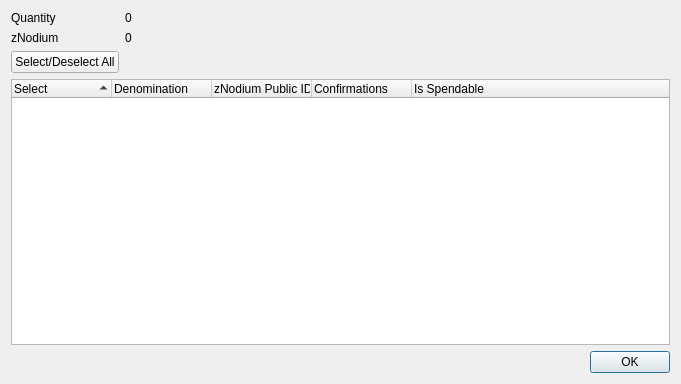
<?xml version="1.0" encoding="UTF-8"?>
<ui version="4.0">
 <class>ZNodiumControlDialog</class>
 <widget class="QDialog" name="ZNodiumControlDialog">
  <property name="geometry">
   <rect>
    <x>0</x>
    <y>0</y>
    <width>681</width>
    <height>384</height>
   </rect>
  </property>
  <property name="minimumSize">
   <size>
    <width>681</width>
    <height>384</height>
   </size>
  </property>
  <property name="windowTitle">
   <string>Select zNodium to Spend</string>
  </property>
  <layout class="QGridLayout" name="gridLayout">
   <item row="0" column="0">
    <layout class="QFormLayout" name="formLayout">
     <property name="sizeConstraint">
      <enum>QLayout::SetDefaultConstraint</enum>
     </property>
     <item row="0" column="0">
      <widget class="QLabel" name="labelQuantity">
       <property name="text">
        <string>Quantity</string>
       </property>
      </widget>
     </item>
     <item row="0" column="1">
      <widget class="QLabel" name="labelQuantity_int">
       <property name="text">
        <string>0</string>
       </property>
      </widget>
     </item>
     <item row="1" column="0">
      <widget class="QLabel" name="labelZNodium">
       <property name="text">
        <string>zNodium</string>
       </property>
      </widget>
     </item>
     <item row="1" column="1">
      <widget class="QLabel" name="labelZNodium_int">
       <property name="text">
        <string>0</string>
       </property>
      </widget>
     </item>
     <item row="2" column="0">
      <widget class="QPushButton" name="pushButtonAll">
       <property name="text">
        <string>Select/Deselect All</string>
       </property>
      </widget>
     </item>
    </layout>
   </item>
   <item row="1" column="0">
    <layout class="QVBoxLayout" name="verticalLayout">
     <item>
      <widget class="QTreeWidget" name="treeWidget">
       <property name="minimumSize">
        <size>
         <width>0</width>
         <height>250</height>
        </size>
       </property>
       <property name="alternatingRowColors">
        <bool>true</bool>
       </property>
       <property name="sortingEnabled">
        <bool>true</bool>
       </property>
       <property name="columnCount">
        <number>5</number>
       </property>
       <attribute name="headerDefaultSectionSize">
        <number>100</number>
       </attribute>
       <column>
        <property name="text">
         <string notr="true">Select</string>
        </property>
       </column>
       <column>
        <property name="text">
         <string notr="true">Denomination</string>
        </property>
       </column>
       <column>
        <property name="text">
         <string notr="true">zNodium Public ID</string>
        </property>
       </column>
       <column>
        <property name="text">
         <string notr="true">Confirmations</string>
        </property>
       </column>
       <column>
        <property name="text">
         <string>Is Spendable</string>
        </property>
       </column>
      </widget>
     </item>
     <item>
      <widget class="QDialogButtonBox" name="buttonBox">
       <property name="orientation">
        <enum>Qt::Horizontal</enum>
       </property>
       <property name="standardButtons">
        <set>QDialogButtonBox::Ok</set>
       </property>
      </widget>
     </item>
    </layout>
   </item>
  </layout>
 </widget>
 <resources/>
 <connections>
  <connection>
   <sender>buttonBox</sender>
   <signal>accepted()</signal>
   <receiver>ZNodiumControlDialog</receiver>
   <slot>accept()</slot>
   <hints>
    <hint type="sourcelabel">
     <x>248</x>
     <y>254</y>
    </hint>
    <hint type="destinationlabel">
     <x>157</x>
     <y>274</y>
    </hint>
   </hints>
  </connection>
  <connection>
   <sender>buttonBox</sender>
   <signal>rejected()</signal>
   <receiver>ZNodiumControlDialog</receiver>
   <slot>reject()</slot>
   <hints>
    <hint type="sourcelabel">
     <x>316</x>
     <y>260</y>
    </hint>
    <hint type="destinationlabel">
     <x>286</x>
     <y>274</y>
    </hint>
   </hints>
  </connection>
 </connections>
</ui>
